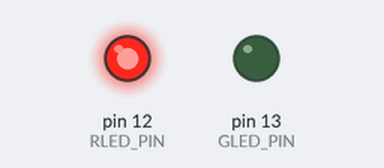
Bench run of a sketch on a simulated Arduino Uno, built with avr-gcc and run on an emulated ATmega328P. On the bench: output pins drawn as LEDs (lit = HIGH).

Above: at 0.7 s.
At 4.0 s:
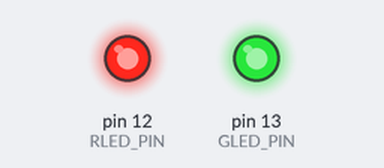
At 5.2 s:
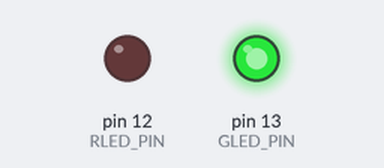
At 8.2 s:
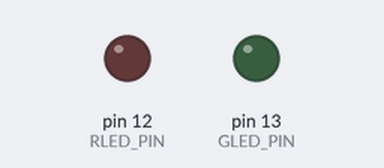
Timing chart, 0 to 9.1 s (numbered marks = the images above):
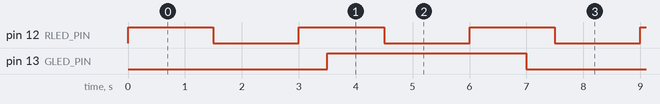

The sketch:

Exercise_1.ino
```cpp
#include <TimerOne.h>

const int RLED_PIN = 12;
const int GLED_PIN = 13;

const float R_HALF_PERIOD = 1.5;
const float G_HALF_PERIOD = 3.5;

int greenLedState = LOW;
int redLedState = LOW;

void blinkGreen(){
  greenLedState = !greenLedState;
  digitalWrite(GLED_PIN, greenLedState);

}


void setup() {
  pinMode(RLED_PIN, OUTPUT);
  pinMode(GLED_PIN, OUTPUT);

  Timer1.initialize(G_HALF_PERIOD *1e06); //genera un interrupt ogni tot secondi
  Timer1.attachInterrupt(blinkGreen);


}

void loop() {
 redLedState = !redLedState;
 digitalWrite(RLED_PIN, redLedState);

 delay(R_HALF_PERIOD *1e03);

}
```

Measured:
- by itself, pin 12 (RLED_PIN): alternates HIGH for 1.5 s and LOW for 1.5 s
- by itself, pin 13 (GLED_PIN): alternates HIGH for 3.5 s and LOW for 3.5 s
- by itself, everything shown: repeats every 21.0 s, in 20 steps
